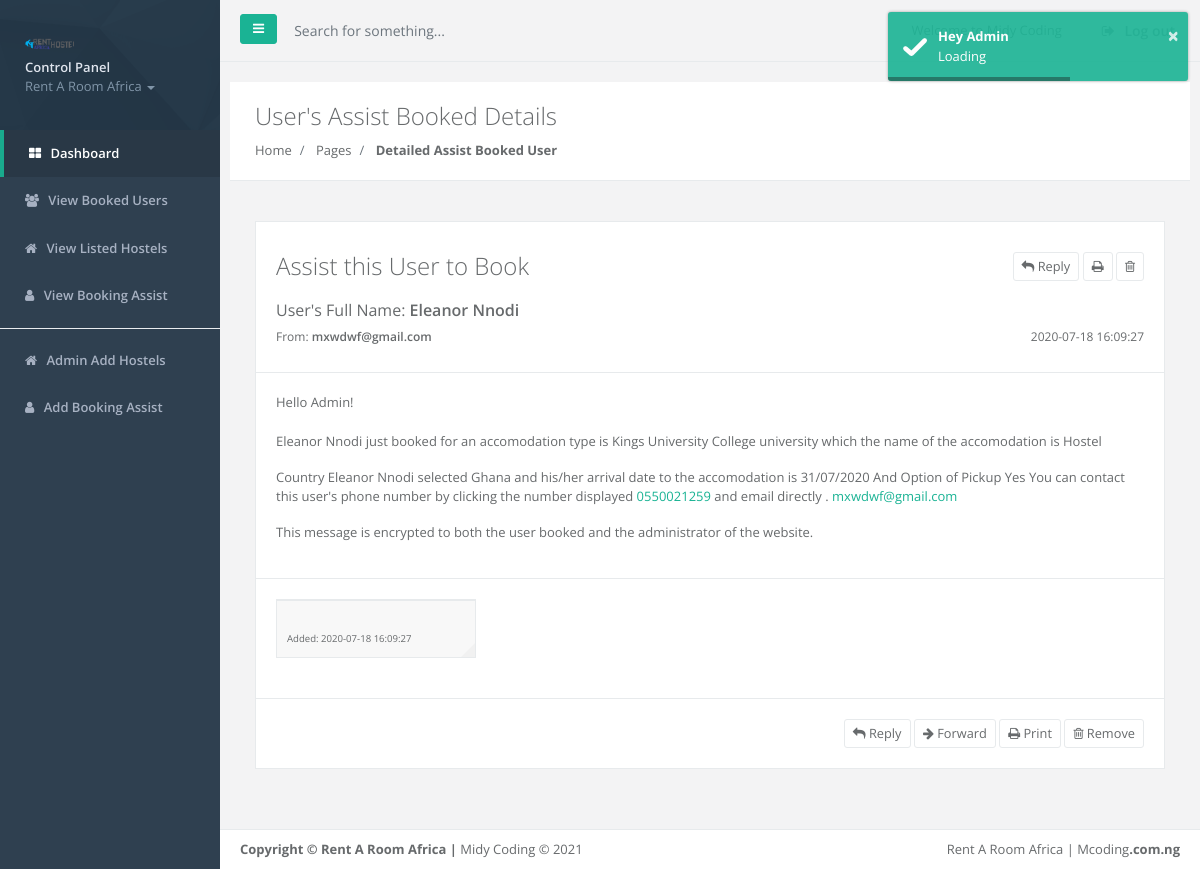
The page /dashboard/detailed_assist.php?ID=9 (signed in) on the database its author committed.
### tables this page shows
CREATE TABLE `booking_assist` (
  `ID` int(11) NOT NULL,
  `country` text NOT NULL,
  `university` text NOT NULL,
  `accommodationid` text NOT NULL,
  `eta` text NOT NULL,
  `maxbudget` text NOT NULL,
  `fullname` text NOT NULL,
  `gender` text NOT NULL,
  `email` varchar(30) NOT NULL,
  `telephone` text NOT NULL,
  `pickup` text NOT NULL,
  `datecreated` timestamp NOT NULL DEFAULT CURRENT_TIMESTAMP ON UPDATE CURRENT_TIMESTAMP,
  `sum` int(1) NOT NULL DEFAULT '1'
);

### dashboard/detailed_assist.php (the view, shortened to what this page needs)
<!DOCTYPE html>
	<html>
	<head>
        <?php include_once 'css_style/style.php';?>
        <link href="css/profile_style.css" rel="stylesheet">
	<body>
		<div id="wrapper">
            <?php include_once 'sidebar/nav_dashboard.php';?>
			<div id="page-wrapper" class="gray-bg dashbard-1">
                <?php include_once 'sidebar/navbar.php';?>
				<div class="wrapper wrapper-content">
                    <div class="row wrapper border-bottom white-bg page-heading">
                        <div class="col-lg-10">
                            <h2>User's Assist Booked Details</h2>
                            <ol class="breadcrumb">
                                <li class="breadcrumb-item">
                                    <a href="index.php">Home</a>
                                </li>
                                <li class="breadcrumb-item">
                                    <a>Pages</a>
                                </li>
                                <li class="breadcrumb-item active">
                                    <strong>Detailed Assist Booked User</strong>
                                </li>
                            </ol>
                        </div>
                    </div>
                    <br>
                    <div class="wrapper wrapper-content animated fadeInRight">
                        <div class="row">
                        <?php
    if (isset($_GET['ID'])) {
            $ID = $_GET['ID'];
          include('../include/connection.php');
            if (!empty($ID)) {
                $query = "SELECT * FROM booking_assist WHERE ID=$ID ";
                $query_run = mysqli_query($con, $query);
                if (mysqli_num_rows($query_run)>= 1) {
                    while ($row = mysqli_fetch_assoc($query_run)) {
    ?>
                            <div class="col-lg-12 animated fadeInRight">
                            <div class="mail-box-header">
                                <div class="float-right tooltip-demo">
                                    <a href="#" class="btn btn-white btn-sm" data-toggle="tooltip" data-placement="top" title="Reply"><i class="fa fa-reply"></i> Reply</a>
                                    <a href="#" class="btn btn-white btn-sm" data-toggle="tooltip" data-placement="top" title="Print email"><i class="fa fa-print"></i> </a>
                                    <a href="#" class="btn btn-white btn-sm" data-toggle="tooltip" data-placement="top" title="Move to trash"><i class="fa fa-trash-o"></i> </a>
                                </div>
                                <h2>
                                    Assist this User to Book
                                </h2>
                                <div class="mail-tools tooltip-demo m-t-md">
                                    <h3>
                                        <span class="font-normal">User's Full Name: </span><?php echo htmlentities($row['fullname']);?>
                                    </h3>
                                    <h5>
                                        <span class="float-right font-normal"><?php echo htmlentities($row['datecreated']);?></span>
                                        <span class="font-normal">From: </span><?php echo htmlentities($row['email']);?>
                                    </h5>
                                </div>
                            </div>
                                <div class="mail-box">
                                    <div class="mail-body">
                                        <p>
                                            Hello Admin!
                                            <br/>
                                            <br/>
                                            <?php echo htmlentities($row['fullname']);?> just booked for an accomodation type is <?php echo htmlentities($row['university']);?> university which the name of the accomodation is <?php echo htmlentities($row['accommodationid']);?>
                                           </p>
                                            <p> Country <?php echo htmlentities($row['fullname']);?>  selected <?php echo htmlentities($row['country']);?>
                                            and his/her arrival date to the accomodation is <?php echo htmlentities($row['eta']);?>
                                             And Option of Pickup <?php echo htmlentities($row['pickup']);?>
                                            You can contact this user's phone number by clicking the number displayed
                                            <a href="tel:<?php echo htmlentities($row['telephone']);?>" class="text-navy"><?php echo htmlentities($row['telephone']);?></a>
                                            and email directly . <a href="mailto:<?php echo htmlentities($row['email']);?>" class="text-navy"><?php echo htmlentities($row['email']);?></a>
                                        </p>
                                        <p>
                                    This message is encrypted to both the user booked and the administrator of the website.
                                    </p>
                                    </div>
                                    <div class="mail-attachment">
                                        <div class="attachment">
                                            <div class="file-box">
                                                <div class="file">
                                                    <a href="#">
                                                        <span class="corner"></span>
                                                        <div class="file-name">
                                                            <br/>
                                                            <small>Added: <?php echo htmlentities($row['datecreated']);?></small>
                                                        </div>
                                                    </a>
                                                </div>
                                            </div>
                                            <div class="clearfix"></div>
                                        </div>
                                    </div>
                                    <div class="mail-body text-right tooltip-demo">
                                        <a class="btn btn-sm btn-white" href="#"><i class="fa fa-reply"></i> Reply</a>
                                        <a class="btn btn-sm btn-white" href="#"><i class="fa fa-arrow-right"></i> Forward</a>
                                        <button title="" data-placement="top" data-toggle="tooltip" type="button" data-original-title="Print" class="btn btn-sm btn-white"><i class="fa fa-print"></i> Print</button>
                                        <button title="" data-placement="top" data-toggle="tooltip" data-original-title="Trash" class="btn btn-sm btn-white"><i class="fa fa-trash-o"></i> Remove</button>
                                    </div>
                                </div>
                                <?php
                    }
                 } else {
        ?>
    <div class="col-sm-6 col-md-4 wow fadeInUp"> <h3>No Details Found</h3>
    </div>
<?php
                }
            }
        } ?>
                            </div>
                        </div>
                    </div>
				</div>
                <?php include_once 'footer/footer.php';?>
			</div>
		</div>
	</body>
</html>

### rows shown on the page
booking_assist: fullname "Eleanor Nnodi", datecreated "2020-07-18 16:09:27", email "mxwdwf@gmail.com", university "Kings University College", accommodationid "Hostel", country "Ghana", eta "31/07/2020", pickup "Yes", telephone "0550021259"
